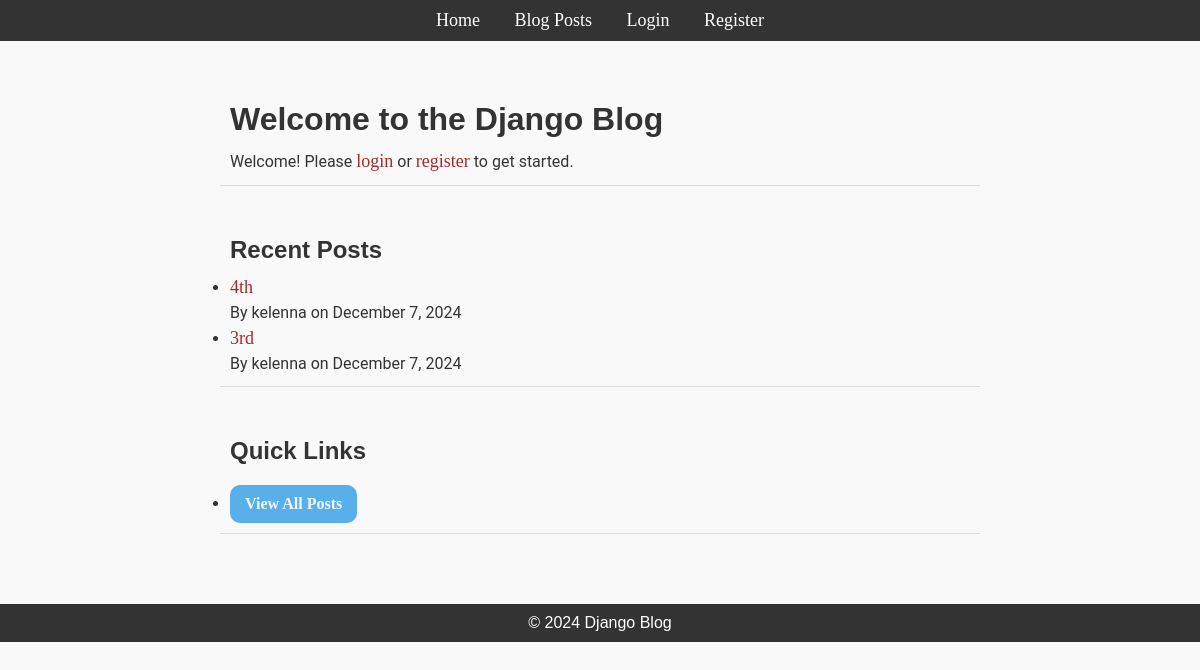
The page /home on the database its author committed.
### blog/models.py (models this page shows, shortened)
class Post(models.Model):
    title = models.CharField(max_length=100)
    content = models.TextField()
    published_date = models.DateTimeField(auto_now_add=True)
    author = models.ForeignKey(User, on_delete=models.CASCADE)
    tags = TaggableManager()

### blog/views.py (the view)
# urls.py: path("", lambda request: redirect("home", permanent=True)),
def home(response):
    posts = Post.objects.order_by("-published_date")[:2]  # Get the 5 most recent posts
    context = {
        "posts": posts,
    }
    return render (response, "blog/home.html", context)

### blog/templates/blog/home.html (shortened to what this page needs)
{% extends 'blog/base.html' %}
{% block content %}
    <div class="container">
        <div class = "post">
        <h1>Welcome to the Django Blog</h1>
        {% if user.is_authenticated %}
            <p>Hello, {{ user.username }}! Here’s what’s new:</p>
        {% else %}
            <p>Welcome! Please <a href="{% url 'login' %}">login</a> or <a href="{% url 'register' %}">register</a> to get started.</p>
        {% endif %}
        </div>
        <div class="post">
        <h2>Recent Posts</h2>
        {% if posts %}
            <ul>
                {% for post in posts %}
                    <li>
                        <a href="{% url 'post_detail' post.pk %}">{{ post.title }}</a>
                        <p>By {{ post.author }} on {{ post.published_date|date:"F j, Y" }}</p>
                    </li>
                {% endfor %}
            </ul>
        {% else %}
            <p>No posts yet! <a href="{% url 'post_create' %}">Write your first post.</a></p>
        {% endif %}
        </div>
        <div class="post">
        <h2>Quick Links</h2>
        <ul>
            <li><button class="btn_1"><a href="{% url 'posts' %}" class="type">View All Posts</a></li></button>
        </ul>
        </div>
    </div>
{% endblock %}

### blog/static/blog/css/styles.css (style rules this page uses)
* { margin: 0; padding: 0; box-sizing: border-box; }
body { font-family: Arial, sans-serif; background-color: #f9f9f9; color: #333; }
.container { max-width: 800px; margin: 0 auto; padding: 20px; box-sizing: border-box; height: 100%; }
.post { margin-bottom: 30px; padding: 10px; border-bottom: 1px solid #ddd; }
.post h1, .post h2 { margin: 10px 0; font-family: Arial, sans-serif; }
.post p, .post ul { font-size: 16px; line-height: 1.5; font-family: 'Roboto', sans-serif; }
.type { text-decoration: none; color: aliceblue; font-size: 16px; font-weight: bold; }
a { text-decoration: none; font-family: Georgia, 'Times New Roman', Times, serif; font-size: 18px; color: brown; }
.btn_1 { background-color: #58afe9; color: white; padding: 10px 15px; font-size: 16px; cursor: pointer; font-weight: bold; border: none; border-radius: 10px; transition: background-color 0.3s ease; margin-top: 10px; }

### rows shown on the page
Post: title "4th", author "kelenna", published_date "December 7, 2024"
Post: title "3rd", author "kelenna", published_date "December 7, 2024"
